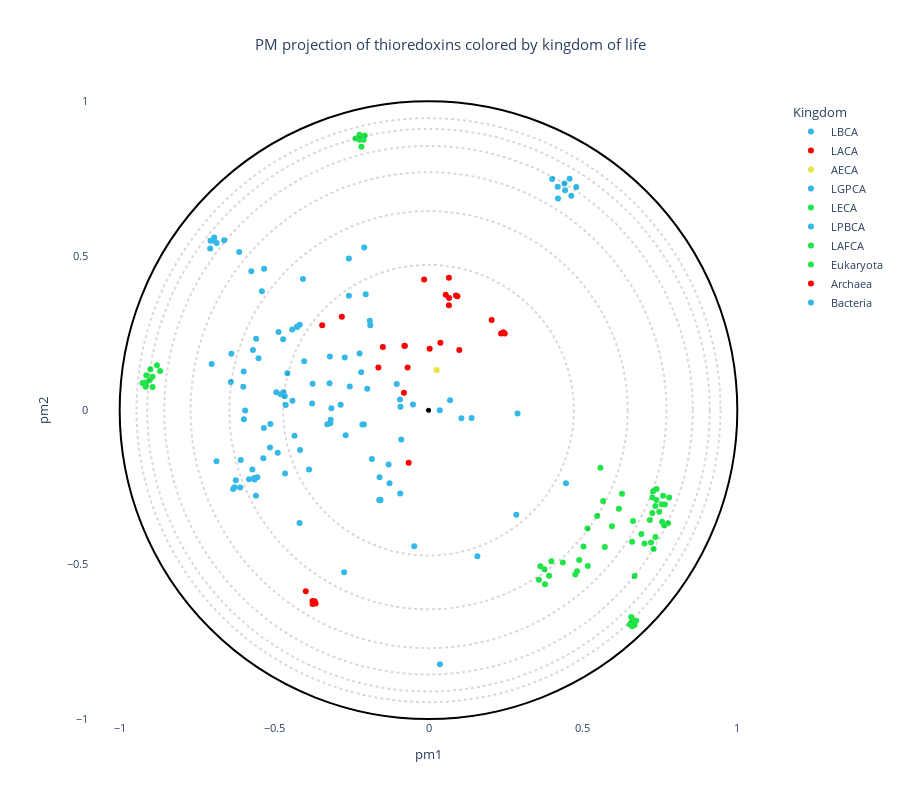

This figure's notebook cell:
### Code cell
# OPTIONS =================================================
title = "PM projection of thioredoxins colored by kingdom of life"                                  
#----------------------------------------------------------
# Select the coloring from annotation .csv file:
labels_name = "Kingdom"
# Select classes to label among the "labels_name" column (comma separated list):
labels_text = ""
show_text = False
#----------------------------------------------------------
# Use a custom color palette:
color_palette = trx_palette
use_custom_palette = True
#==========================================================


#Check projection visualization parameters
#Labels name
if labels_name == "" and path_annotation == "dummy_annotation.csv":
    labels_name = "default"
elif labels_name == "":
    labels_name = None
elif labels_name not in annotation_names:
    raise NameError(f"labels_name {labels_name} is not in the availables annotations.\nAvailables annotations: {annotation_names}")

#Labels text
try:
    labels_text = [s.strip() for s in labels_text.split(",")]
except:
    print("Error: label_text field is not a valid list.")

#Convert labels_text to labels_name dtype
if labels_name and labels_name != "default":
    try:
        labels_text_dtype = df_annotation[labels_name].dtypes
        labels_text = list(np.array(labels_text).astype(labels_text_dtype))
    except:
        raise TypeError(f'"labels_text" is not compatible with {labels_name}" data format ({labels_text_dtype}).')

if not use_custom_palette:
    color_palette = None

#Plot graph
fig = plot_embedding_interactive(df_embedding, 
                                 labels_name = labels_name,
                                 show_text = show_text,
                                 labels_text = labels_text,
                                 color_palette = color_palette, 
                                 title = title, 
                                 fontsize = 11)
fig.show()

### Figure 1 — Plotly figure (JSON) as saved in the notebook; plotly's stock layout.template omitted (floating-point values rounded to 4 significant figures; data arrays with more than 128 entries replaced by an {"elided": "..."} marker saying what was removed)
{"data": [{"customdata": [[0, "LBCA", "LBCA", "LBCA", "OTHERS"]], "hovertemplate": "<b>%{hovertext}</b><br><br>Kingdom=%{customdata[2]}<br>pm1=%{x}<br>pm2=%{y}<br>Unnamed: 0=%{customdata[0]}<br>Species=%{customdata[1]}<br>Family=%{customdata[3]}<br>Color_eukaryota=%{customdata[4]}<extra></extra>", "hovertext": ["LBCA"], "legendgroup": "LBCA", "marker": {"color": "#34b8e7", "symbol": "circle"}, "mode": "markers", "name": "LBCA", "orientation": "v", "showlegend": true, "type": "scatter", "x": [-0.1984], "xaxis": "x", "y": [0.06965], "yaxis": "y"}, {"customdata": [[1, "LACA", "LACA", "LACA", "OTHERS"]], "hovertemplate": "<b>%{hovertext}</b><br><br>Kingdom=%{customdata[2]}<br>pm1=%{x}<br>pm2=%{y}<br>Unnamed: 0=%{customdata[0]}<br>Species=%{customdata[1]}<br>Family=%{customdata[3]}<br>Color_eukaryota=%{customdata[4]}<extra></extra>", "hovertext": ["LACA"], "legendgroup": "LACA", "marker": {"color": "#ff0000", "symbol": "circle"}, "mode": "markers", "name": "LACA", "orientation": "v", "showlegend": true, "type": "scatter", "x": [0.003779], "xaxis": "x", "y": [0.1992], "yaxis": "y"}, {"customdata": [[2, "AECA", "AECA", "AECA", "OTHERS"]], "hovertemplate": "<b>%{hovertext}</b><br><br>Kingdom=%{customdata[2]}<br>pm1=%{x}<br>pm2=%{y}<br>Unnamed: 0=%{customdata[0]}<br>Species=%{customdata[1]}<br>Family=%{customdata[3]}<br>Color_eukaryota=%{customdata[4]}<extra></extra>", "hovertext": ["AECA"], "legendgroup": "AECA", "marker": {"color": "#e7e53c", "symbol": "circle"}, "mode": "markers", "name": "AECA", "orientation": "v", "showlegend": true, "type": "scatter", "x": [0.02639], "xaxis": "x", "y": [0.1299], "yaxis": "y"}, {"customdata": [[3, "LGPCA", "LGPCA", "LGPCA", "OTHERS"]], "hovertemplate": "<b>%{hovertext}</b><br><br>Kingdom=%{customdata[2]}<br>pm1=%{x}<br>pm2=%{y}<br>Unnamed: 0=%{customdata[0]}<br>Species=%{customdata[1]}<br>Family=%{customdata[3]}<br>Color_eukaryota=%{customdata[4]}<extra></extra>", "hovertext": ["LGPCA"], "legendgroup": "LGPCA", "marker": {"color": "#34b8e7", "symbol": "circle"}, "mode": "markers", "name": "LGPCA", "orientation": "v", "showlegend": true, "type": "scatter", "x": [-0.4881], "xaxis": "x", "y": [-0.1379], "yaxis": "y"}, {"customdata": [[4, "LECA", "LECA", "LECA", "OTHERS"]], "hovertemplate": "<b>%{hovertext}</b><br><br>Kingdom=%{customdata[2]}<br>pm1=%{x}<br>pm2=%{y}<br>Unnamed: 0=%{customdata[0]}<br>Species=%{customdata[1]}<br>Family=%{customdata[3]}<br>Color_eukaryota=%{customdata[4]}<extra></extra>", "hovertext": ["LECA"], "legendgroup": "LECA", "marker": {"color": "#21e548", "symbol": "circle"}, "mode": "markers", "name": "LECA", "orientation": "v", "showlegend": true, "type": "scatter", "x": [0.5463], "xaxis": "x", "y": [-0.343], "yaxis": "y"}, {"customdata": [[5, "LPBCA", "LPBCA", "LPBCA", "OTHERS"]], "hovertemplate": "<b>%{hovertext}</b><br><br>Kingdom=%{customdata[2]}<br>pm1=%{x}<br>pm2=%{y}<br>Unnamed: 0=%{customdata[0]}<br>Species=%{customdata[1]}<br>Family=%{customdata[3]}<br>Color_eukaryota=%{customdata[4]}<extra></extra>", "hovertext": ["LPBCA"], "legendgroup": "LPBCA", "marker": {"color": "#34b8e7", "symbol": "circle"}, "mode": "markers", "name": "LPBCA", "orientation": "v", "showlegend": true, "type": "scatter", "x": [-0.3205], "xaxis": "x", "y": [0.08706], "yaxis": "y"}, {"customdata": [[6, "LAFCA", "LAFCA", "LAFCA", "OTHERS"]], "hovertemplate": "<b>%{hovertext}</b><br><br>Kingdom=%{customdata[2]}<br>pm1=%{x}<br>pm2=%{y}<br>Unnamed: 0=%{customdata[0]}<br>Species=%{customdata[1]}<br>Family=%{customdata[3]}<br>Color_eukaryota=%{customdata[4]}<extra></extra>", "hovertext": ["LAFCA"], "legendgroup": "LAFCA", "marker": {"color": "#21e548", "symbol": "circle"}, "mode": "markers", "name": "LAFCA", "orientation": "v", "showlegend": true, "type": "scatter", "x": [0.5938], "xaxis": "x", "y": [-0.3755], "yaxis": "y"}, {"customdata": {"elided": "65x5 mixed values"}, "hovertemplate": "<b>%{hovertext}</b><br><br>Kingdom=%{customdata[2]}<br>pm1=%{x}<br>pm2=%{y}<br>Unnamed: 0=%{customdata[0]}<br>Species=%{customdata[1]}<br>Family=%{customdata[3]}<br>Color_eukaryota=%{customdata[4]}<extra></extra>", "hovertext": ["Eukaryota", "Eukaryota", "Eukaryota", "Eukaryota", "Eukaryota", "Eukaryota", "Eukaryota", "Eukaryota", "Eukaryota", "Eukaryota", "Eukaryota", "Eukaryota", "Eukaryota", "Eukaryota", "Eukaryota", "Eukaryota", "Eukaryota", "Eukaryota", "Eukaryota", "Eukaryota", "Eukaryota", "Eukaryota", "Eukaryota", "Eukaryota", "Eukaryota", "Eukaryota", "Eukaryota", "Eukaryota", "Eukaryota", "Eukaryota", "Eukaryota", "Eukaryota", "Eukaryota", "Eukaryota", "Eukaryota", "Eukaryota", "Eukaryota", "Eukaryota", "Eukaryota", "Eukaryota", "Eukaryota", "Eukaryota", "Eukaryota", "Eukaryota", "Eukaryota", "Eukaryota", "Eukaryota", "Eukaryota", "Eukaryota", "Eukaryota", "Eukaryota", "Eukaryota", "Eukaryota", "Eukaryota", "Eukaryota", "Eukaryota", "Eukaryota", "Eukaryota", "Eukaryota", "Eukaryota", "Eukaryota", "Eukaryota", "Eukaryota", "Eukaryota", "Eukaryota"], "legendgroup": "Eukaryota", "marker": {"color": "#21e548", "symbol": "circle"}, "mode": "markers", "name": "Eukaryota", "orientation": "v", "showlegend": true, "type": "scatter", "x": [0.7472, 0.7554, 0.7656, 0.7248, 0.7275, 0.7387, 0.7794, 0.7597, 0.7382, 0.7346, 0.7251, -0.2172, 0.7168, 0.7758, 0.7629, 0.7564, 0.735, 0.6996, 0.7208, 0.6894, 0.6521, 0.6596, 0.6675, 0.6618, 0.6569, 0.6653, 0.6563, 0.6726, 0.6674, 0.5019, 0.5157, 0.4811, 0.4753, 0.5568, 0.3577, 0.435, 0.3754, 0.3772, 0.3621, 0.3903, 0.4882, 0.5656, 0.7288, 0.6593, -0.8692, -0.8794, -0.8936, -0.9162, -0.9135, 0.6264, 0.6623, 0.5149, 0.3978, 0.6167, 0.571, -0.8934, -0.9022, -0.9261, -0.9139, -0.9006, -0.2066, -0.2361, -0.2235, -0.2099, -0.2228], "xaxis": "x", "y": [-0.3287, -0.3045, -0.3057, -0.3332, -0.2626, -0.2556, -0.2828, -0.277, -0.2907, -0.3102, -0.2827, 0.853, -0.3557, -0.3664, -0.3728, -0.3613, -0.4108, -0.4318, -0.4282, -0.4007, -0.694, -0.6996, -0.6953, -0.6836, -0.688, -0.6888, -0.6698, -0.6819, -0.5366, -0.4417, -0.5047, -0.5212, -0.5321, -0.1862, -0.5487, -0.4934, -0.5154, -0.5639, -0.5055, -0.5358, -0.4855, -0.2937, -0.4496, -0.4264, 0.1266, 0.1451, 0.1087, 0.07582, 0.09025, -0.2703, -0.3584, -0.3832, -0.4891, -0.3194, -0.4428, 0.07487, 0.09746, 0.08835, 0.1128, 0.1325, 0.8893, 0.8798, 0.8919, 0.876, 0.8761], "yaxis": "y"}, {"customdata": {"elided": "28x5 mixed values"}, "hovertemplate": "<b>%{hovertext}</b><br><br>Kingdom=%{customdata[2]}<br>pm1=%{x}<br>pm2=%{y}<br>Unnamed: 0=%{customdata[0]}<br>Species=%{customdata[1]}<br>Family=%{customdata[3]}<br>Color_eukaryota=%{customdata[4]}<extra></extra>", "hovertext": ["Archaea", "Archaea", "Archaea", "Archaea", "Archaea", "Archaea", "Archaea", "Archaea", "Archaea", "Archaea", "Archaea", "Archaea", "Archaea", "Archaea", "Archaea", "Archaea", "Archaea", "Archaea", "Archaea", "Archaea", "Archaea", "Archaea", "Archaea", "Archaea", "Archaea", "Archaea", "Archaea", "Archaea"], "legendgroup": "Archaea", "marker": {"color": "#ff0000", "symbol": "circle"}, "mode": "markers", "name": "Archaea", "orientation": "v", "showlegend": true, "type": "scatter", "x": [-0.1623, 0.03849, 0.09971, -0.07711, -0.07761, 0.2469, -0.06423, -0.2806, -0.3443, -0.3688, -0.3754, -0.3656, -0.3973, -0.3756, -0.06771, -0.07956, -0.1477, 0.2047, 0.2425, 0.2351, 0.2421, 0.09356, 0.08879, 0.05587, 0.06607, 0.06659, 0.0662, -0.01408], "xaxis": "x", "y": [0.138, 0.2181, 0.1951, 0.2084, 0.2081, 0.2481, -0.1704, 0.3025, 0.2752, -0.6184, -0.6274, -0.6258, -0.5861, -0.6181, 0.1381, 0.05613, 0.2046, 0.2918, 0.2513, 0.2482, 0.2512, 0.3693, 0.3713, 0.3735, 0.3396, 0.3634, 0.4287, 0.4229], "yaxis": "y"}, {"customdata": {"elided": "110x5 mixed values"}, "hovertemplate": "<b>%{hovertext}</b><br><br>Kingdom=%{customdata[2]}<br>pm1=%{x}<br>pm2=%{y}<br>Unnamed: 0=%{customdata[0]}<br>Species=%{customdata[1]}<br>Family=%{customdata[3]}<br>Color_eukaryota=%{customdata[4]}<extra></extra>", "hovertext": ["Bacteria", "Bacteria", "Bacteria", "Bacteria", "Bacteria", "Bacteria", "Bacteria", "Bacteria", "Bacteria", "Bacteria", "Bacteria", "Bacteria", "Bacteria", "Bacteria", "Bacteria", "Bacteria", "Bacteria", "Bacteria", "Bacteria", "Bacteria", "Bacteria", "Bacteria", "Bacteria", "Bacteria", "Bacteria", "Bacteria", "Bacteria", "Bacteria", "Bacteria", "Bacteria", "Bacteria", "Bacteria", "Bacteria", "Bacteria", "Bacteria", "Bacteria", "Bacteria", "Bacteria", "Bacteria", "Bacteria", "Bacteria", "Bacteria", "Bacteria", "Bacteria", "Bacteria", "Bacteria", "Bacteria", "Bacteria", "Bacteria", "Bacteria", "Bacteria", "Bacteria", "Bacteria", "Bacteria", "Bacteria", "Bacteria", "Bacteria", "Bacteria", "Bacteria", "Bacteria", "Bacteria", "Bacteria", "Bacteria", "Bacteria", "Bacteria", "Bacteria", "Bacteria", "Bacteria", "Bacteria", "Bacteria", "Bacteria", "Bacteria", "Bacteria", "Bacteria", "Bacteria", "Bacteria", "Bacteria", "Bacteria", "Bacteria", "Bacteria", "Bacteria", "Bacteria", "Bacteria", "Bacteria", "Bacteria", "Bacteria", "Bacteria", "Bacteria", "Bacteria", "Bacteria", "Bacteria", "Bacteria", "Bacteria", "Bacteria", "Bacteria", "Bacteria", "Bacteria", "Bacteria", "Bacteria", "Bacteria", "Bacteria", "Bacteria", "Bacteria", "Bacteria", "Bacteria", "Bacteria", "Bacteria", "Bacteria", "Bacteria", "Bacteria"], "legendgroup": "Bacteria", "marker": {"color": "#34b8e7", "symbol": "circle"}, "mode": "markers", "name": "Bacteria", "orientation": "v", "showlegend": true, "type": "scatter", "x": [-0.5583, 0.2884, -0.6866, 0.1582, 0.2842, 0.4451, -0.4176, -0.05034, -0.08822, -0.1834, -0.1586, -0.09155, -0.1261, -0.1572, -0.1554, -0.1578, -0.1594, -0.09066, -0.1292, -0.09237, -0.1028, -0.3194, -0.2732, -0.04634, -0.6402, -0.218, -0.4252, -0.2577, -0.208, -0.2034, -0.387, -0.2683, -0.2142, -0.2091, -0.3144, -0.4697, 0.4003, 0.03698, 0.4184, 0.4194, 0.44, 0.457, -0.4855, -0.4705, -0.2713, -0.5937, -0.457, -0.5123, -0.533, -0.5133, -0.535, -0.4261, -0.4415, -0.4169, -0.2579, -0.4157, -0.4644, -0.4624, -0.3752, -0.5503, -0.6385, -0.7022, -0.5984, -0.5685, -0.5323, -0.5395, -0.377, -0.2549, -0.2232, -0.4066, -0.4406, -0.4338, -0.2846, 0.4784, -0.6129, -0.5979, -0.4027, -0.3166, -0.5737, -0.3279, -0.3178, 0.06977, 0.03641, 0.1066, 0.1396, -0.1903, -0.1886, -0.4785, -0.4926, -0.4654, -0.5998, -0.6079, -0.5587, -0.6281, -0.6241, -0.6326, -0.6618, 0.4423, 0.4625, -0.6098, -0.5632, -0.5815, -0.5541, -0.5649, -0.5703, -0.6954, -0.6938, -0.686, -0.7057, -0.7069], "xaxis": "x", "y": [0.231, -0.01073, -0.1654, -0.4731, -0.3384, -0.237, -0.3657, 0.01855, -0.09528, -0.1582, -0.2172, -0.2698, -0.2363, -0.2908, -0.2897, -0.2915, -0.2908, 0.01128, -0.1759, 0.03428, 0.08511, 0.1738, -0.5245, -0.4406, 0.09139, 0.1231, 0.2695, 0.3704, 0.5271, 0.3751, -0.1922, -0.08077, -0.04642, -0.04636, 0.006004, 0.05772, 0.7489, -0.8227, 0.7232, 0.6854, 0.7339, 0.7494, 0.2528, 0.2297, 0.1706, -0.001023, 0.1197, -0.04478, -0.05784, -0.121, -0.1558, 0.2705, 0.2613, 0.2765, 0.4916, -0.1288, -0.2049, 0.01693, 0.08544, 0.1684, 0.1829, 0.1498, 0.1255, 0.195, 0.4576, 0.385, 0.02165, 0.0763, 0.1839, 0.4248, 0.0303, -0.08301, 0.0177, 0.7225, 0.5122, -0.02963, 0.1582, -0.03136, 0.4496, -0.0452, -0.04205, 0.03192, -0.0005578, -0.02573, -0.02505, 0.2898, 0.2748, 0.05171, 0.05841, 0.04538, 0.07574, -0.1611, -0.2773, -0.2495, -0.227, -0.2553, 0.5502, 0.7123, 0.6942, -0.2507, -0.2241, -0.2234, -0.2171, -0.2194, -0.1923, 0.5488, 0.5591, 0.5414, 0.5486, 0.5237], "yaxis": "y"}], "layout": {"font": {"size": 11}, "height": 800, "legend": {"title": {"text": "Kingdom"}, "tracegroupgap": 0}, "plot_bgcolor": "rgba(0, 0, 0, 0)", "shapes": [{"line": {"color": "black", "dash": "dot"}, "opacity": 0.15, "type": "circle", "x0": -0.4706, "x1": 0.4706, "y0": -0.4706, "y1": 0.4706}, {"line": {"color": "black", "dash": "dot"}, "opacity": 0.15, "type": "circle", "x0": -0.6447, "x1": 0.6447, "y0": -0.6447, "y1": 0.6447}, {"line": {"color": "black", "dash": "dot"}, "opacity": 0.15, "type": "circle", "x0": -0.7705, "x1": 0.7705, "y0": -0.7705, "y1": 0.7705}, {"line": {"color": "black", "dash": "dot"}, "opacity": 0.15, "type": "circle", "x0": -0.8557, "x1": 0.8557, "y0": -0.8557, "y1": 0.8557}, {"line": {"color": "black", "dash": "dot"}, "opacity": 0.15, "type": "circle", "x0": -0.9108, "x1": 0.9108, "y0": -0.9108, "y1": 0.9108}, {"line": {"color": "black", "dash": "dot"}, "opacity": 0.15, "type": "circle", "x0": -0.9455, "x1": 0.9455, "y0": -0.9455, "y1": 0.9455}, {"line": {"color": "Black"}, "type": "circle", "x0": -1, "x1": 1, "xref": "x", "y0": -1, "y1": 1, "yref": "y"}, {"fillcolor": "Black", "line": {"color": "Black"}, "type": "circle", "x0": -0.005, "x1": 0.005, "xref": "x", "y0": -0.005, "y1": 0.005, "yref": "y"}], "title": {"text": "PM projection of thioredoxins colored by kingdom of life", "x": 0.5}, "xaxis": {"anchor": "y", "constrain": "domain", "domain": [0, 1], "range": [-1.1, 1.1], "title": {"text": "pm1"}}, "yaxis": {"anchor": "x", "domain": [0, 1], "scaleanchor": "x", "scaleratio": 1, "title": {"text": "pm2"}}, "yaxis2": {"layer": "below traces", "matches": "y", "overlaying": "y"}}}
